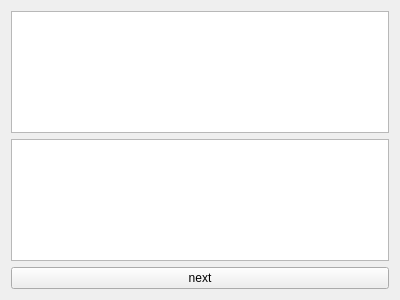
<?xml version="1.0" encoding="UTF-8"?>
<ui version="4.0">
 <class>ParameterPageWidget</class>
 <widget class="QWidget" name="ParameterPageWidget">
  <property name="geometry">
   <rect>
    <x>0</x>
    <y>0</y>
    <width>400</width>
    <height>300</height>
   </rect>
  </property>
  <property name="windowTitle">
   <string>Form</string>
  </property>
  <layout class="QVBoxLayout" name="verticalLayout">
   <item>
    <widget class="QTreeView" name="mParameterWidget"/>
   </item>
   <item>
    <widget class="QListView" name="mSearchDatasetListView"/>
   </item>
   <item>
    <widget class="QPushButton" name="mNext">
     <property name="text">
      <string>next</string>
     </property>
    </widget>
   </item>
  </layout>
 </widget>
 <resources/>
 <connections/>
</ui>
